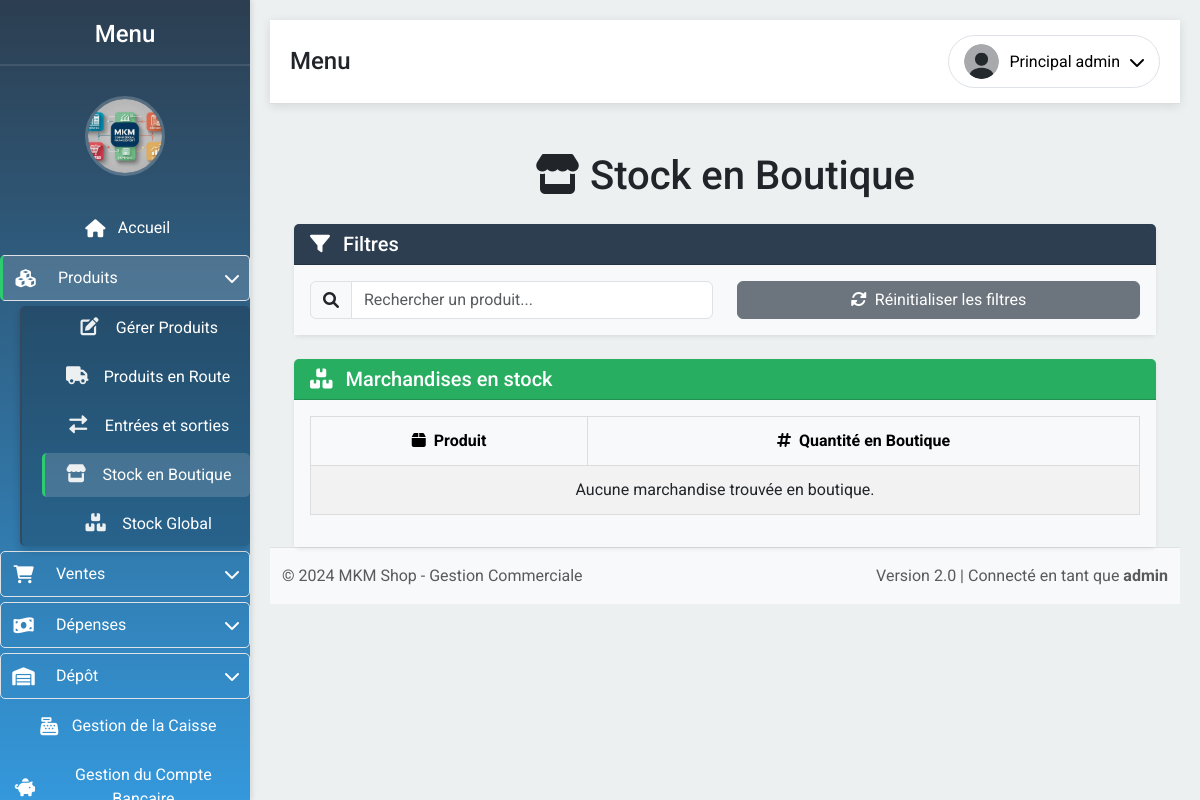
Before: /stock_boutique (signed in) with the older database file.
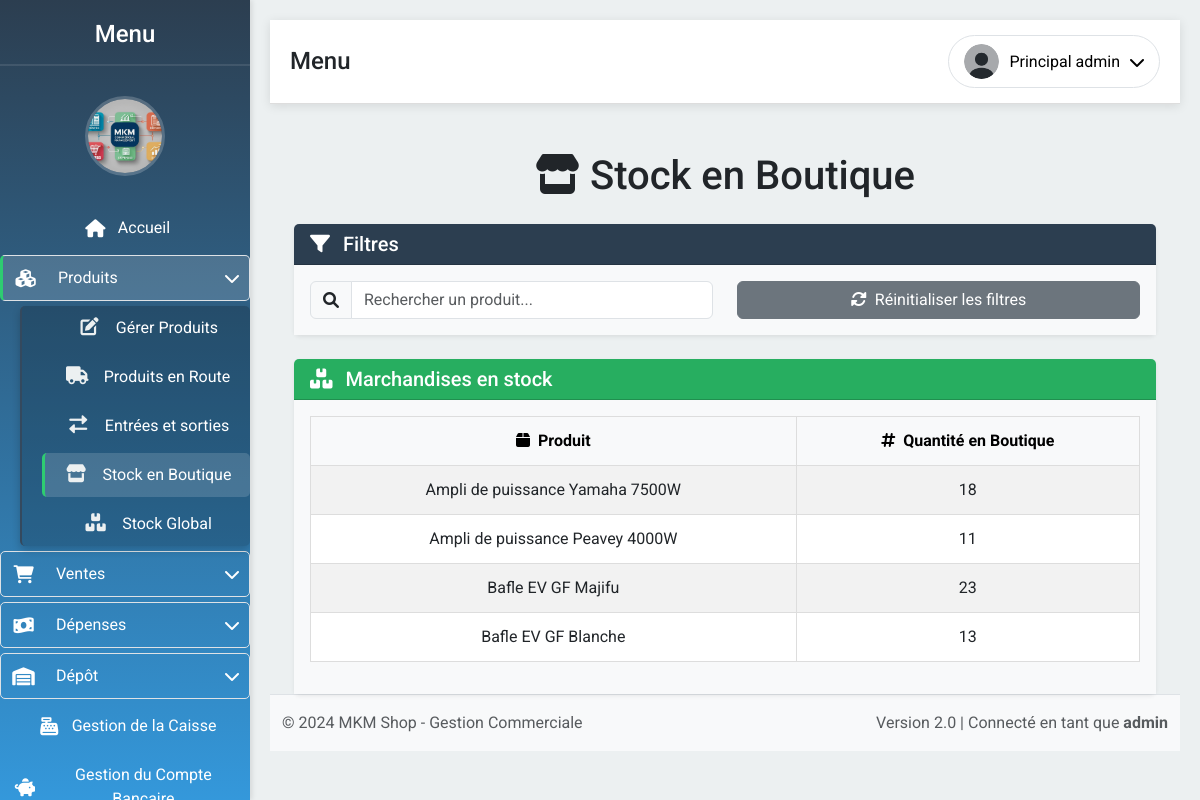
After: the same page with the newer database file.
### app/models.py (models this page shows, shortened)
class Produits(db.Model):
    __tablename__ = 'produits'
    id = db.Column(db.Integer, primary_key=True)
    nom = db.Column(db.String(100), nullable=False)
    description = db.Column(db.String(200))
    prix = db.Column(db.Float, nullable=False)
    prix_achat = db.Column(db.Float, nullable=False)
    quantite = db.Column(db.Integer, nullable=False)
    quantite_depot = db.Column(db.Integer, default=0)
    en_route = db.Column(db.Integer, default=0)

### app/routes.py (the view)
@bp.route('/stock_boutique')
@login_required
@permission_required('voir_stock_boutique')
def stock_boutique():
    produits = Produits.query.filter(Produits.quantite > 0).all()
    return render_template('stock_boutique.html', produits=produits)

### app/models.py (called while the page is built)
    def is_admin(self):
        return self.role == 'admin'

    def has_permission(self, permission):
        if self.is_admin():
            return True
        return self.permissions and permission in self.permissions

### app/routes.py (called while the page is built)
def permission_required(permission):
    def decorator(f):
        @wraps(f)
        def decorated_function(*args, **kwargs):
            if not current_user.has_permission(permission):
                flash("Accès refusé. Vous n'avez pas les permissions nécessaires.", 'danger')
                return redirect(url_for('routes.index'))
            return f(*args, **kwargs)
        return decorated_function
    return decorator

@login_manager.user_loader
def load_user(user_id):
    return User.query.get(int(user_id))

### app/templates/stock_boutique.html (shortened to what this page needs)
{% extends "layout.html" %}
{% block content %}
<div class="container">
    <h1 class="mt-5 text-center"><i class="fas fa-store"></i> Stock en Boutique</h1>
    <div class="card mt-4 shadow-sm border-0">
        <div class="card-header text-white" style="background-color: #2C3E50;">
            <h5 class="card-title mb-0"><i class="fas fa-filter me-2"></i> Filtres</h5>
        </div>
        <div class="card-body" style="background-color: #F8F9FA;">
            <div class="row">
                <div class="col-md-6">
                    <div class="input-group">
                        <span class="input-group-text"><i class="fas fa-search"></i></span>
                        <input type="text" id="searchProduit" class="form-control" placeholder="Rechercher un produit...">
                    </div>
                </div>
                <div class="col-md-6">
                    <button id="resetFilters" class="btn btn-secondary w-100">
                        <i class="fas fa-sync-alt me-2"></i>Réinitialiser les filtres
                    </button>
                </div>
            </div>
        </div>
    </div>
    <div class="card mt-4 shadow-sm border-0">
        <div class="card-header text-white" style="background-color: #27AE60;">
            <h5 class="card-title mb-0"><i class="fas fa-boxes me-2"></i> Marchandises en stock</h5>
        </div>
        <div class="card-body" style="background-color: #F8F9FA;">
            <div class="table-responsive">
                <table class="table table-hover table-striped">
                    <thead class="table-light">
                        <tr>
                            <th class="text-center"><i class="fas fa-box me-2"></i>Produit</th>
                            <th class="text-center"><i class="fas fa-hashtag me-2"></i>Quantité en Boutique</th>
                        </tr>
                    </thead>
                    <tbody id="stockTableBody">
                        {% if produits %}
                            {% for produit in produits %}
                            <tr>
                                <td class="text-center">{{ produit.nom }}</td>
                                <td class="text-center">{{ produit.quantite }}</td>
                            </tr>
                            {% endfor %}
                        {% else %}
                            <tr>
                                <td colspan="2" class="text-center">Aucune marchandise trouvée en boutique.</td>
                            </tr>
                        {% endif %}
                    </tbody>
                </table>
            </div>
        </div>
    </div>
</div>
{% endblock %}

Changed rows visible on the page:
added Produits: nom "Ampli de puissance Yamaha 7500W", quantite "18"
added Produits: nom "Ampli de puissance Peavey 4000W", quantite "11"
added Produits: nom "Bafle EV GF Majifu", quantite "23"
added Produits: nom "Bafle EV GF Blanche", quantite "13"
Other visible differences:
text no longer shown: "Aucune marchandise trouvée en boutique."
